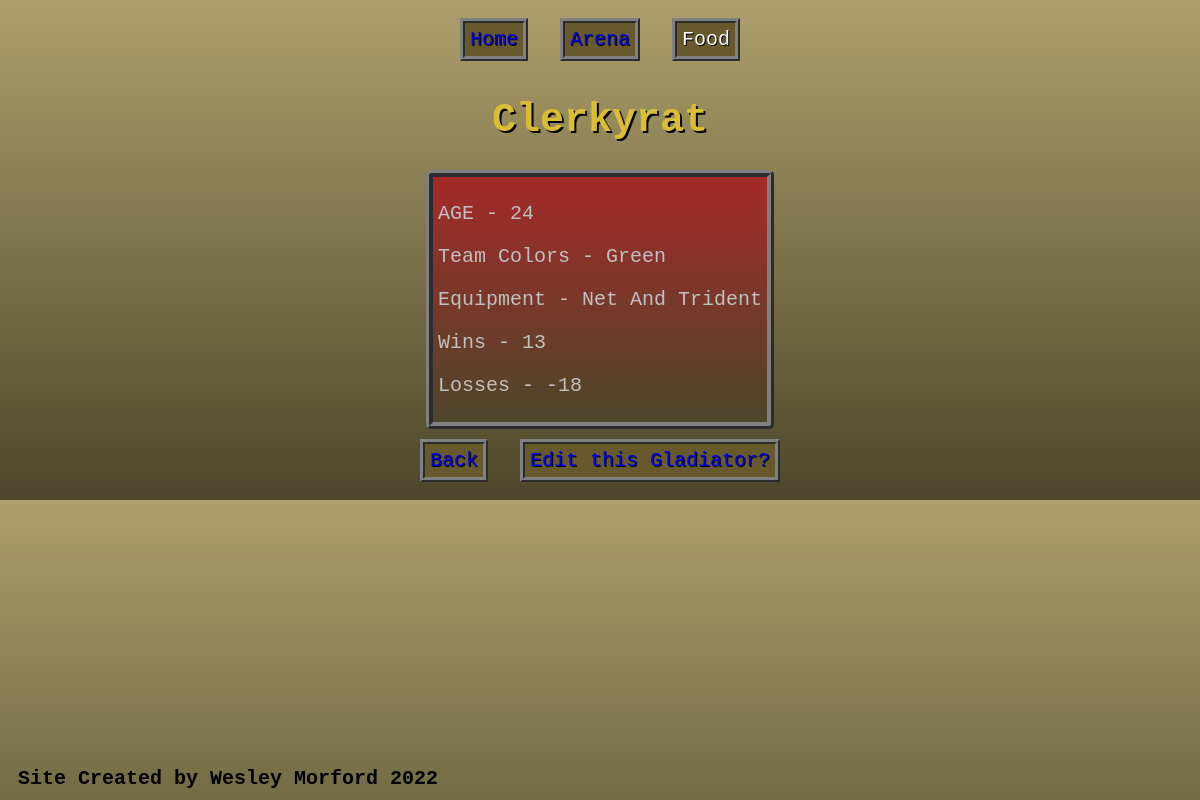
Page /Arena/11/details/ on the committed database.
### Arena/models.py (models this page shows, shortened)
class Gladiator(models.Model):
    name = models.CharField(max_length=50, default="", null=False)
    age = models.IntegerField(default=20)
    colors = models.CharField(max_length=20, choices=COLORS_CHOICES)
    equipment = models.CharField(max_length=30, choices=EQUIPMENT_CHOICES)
    wins = models.IntegerField(default=0)
    losses = models.IntegerField(default=0)
    Gladiators = models.Manager()

### Arena/views.py (the view)
# urls.py: path('<int:pk>/details/', views.arena_details, name='arena_details'),
def arena_details(request, pk):
    pk = int(pk)
    fighter = get_object_or_404(Gladiator, pk=pk)
    context = {'fighter': fighter}
    return render(request, 'Arena/arena_details.html', context)

### Arena/templates/Arena/arena_details.html
{% extends "arena_base.html" %}
{% block content %}
	<h1>{{ fighter.name }}</h1>
	<div class="detail-container">
			<p>AGE - {{ fighter.age|title }}</p>
			<p>Team Colors - {{ fighter.colors|title }}</p>
			<p>Equipment - {{ fighter.equipment|title }}</p>
			<p>Wins - {{ fighter.wins|title }}</p>
			<p>Losses - {{ fighter.losses|title }}</p>
	</div>
	<br>
	<button><a href="{% url 'arena_display' %}" class="hover-text">Back</a></button>
	<button><a href="../{{ form.pk }}edit/" class="hover-text">Edit this Gladiator?</a></button>
{% endblock %}

### Arena/static/CSS/arena.css (style rules this page uses)
body { background-image: linear-gradient(#ADA06B, #4D462A); font-family: monospace, sans-serif; font-weight: 400; font-size: 20px; text-align: center; }
h1 { color: #D9BE33; text-shadow: 2px 2px black; }
button { font-family: monospace, sans-serif; color: silver; font-size: 20px; border: ridge 5px grey; margin: 10px; padding: 5px; background-color: #68592C; text-decoration: none; text-shadow: 1px 1px black; }
a { text-decoration: none; text-shadow: 1px 1px black; }
.detail-container { position: center; padding: 5px; color: silver; text-align: left; display: inline-block; border: ridge 7px grey; border-radius: 5px; background-image: linear-gradient(brown, #4D462A); }

### rows in the picture
Gladiator: name "Clerkyrat", age "24", colors "Green", equipment "Net And Trident", wins "13", losses "-18"
